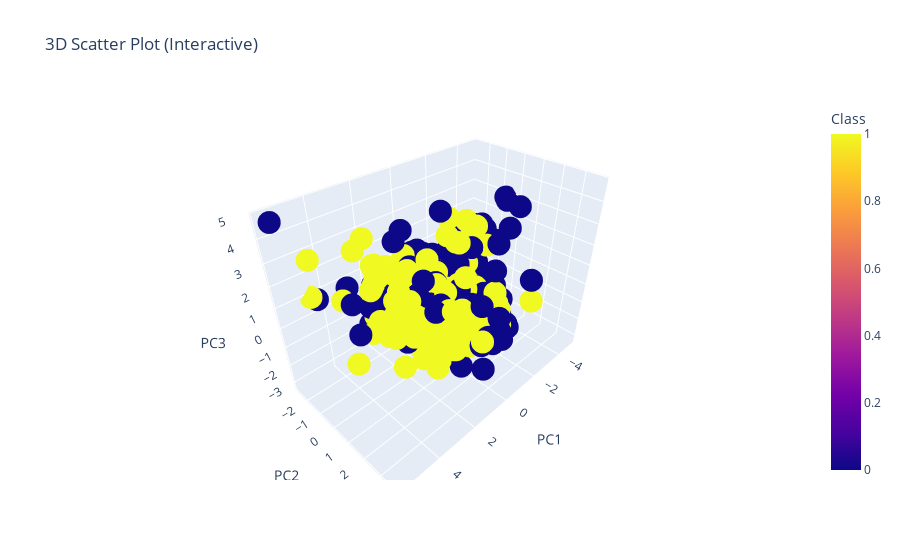

The code cell stored with this chart in its notebook:
### Code cell
#Interactive 3D Plot
import plotly.express as px

# Create 3D scatter plot with Plotly
fig = px.scatter_3d(
    pca_df,
    x='PC1',
    y='PC2',
    z='PC3',
    color='Outcome',             # Color by target class
    title="3D Scatter Plot (Interactive)",
    labels={"Outcome": "Class"}
)

# Show the plot
fig.show()

### Figure 1 — Plotly figure (JSON) as saved in the notebook; plotly's stock layout.template omitted (floating-point values rounded to 4 significant figures; data arrays with more than 128 entries replaced by an {"elided": "..."} marker saying what was removed)
{"data": [{"hovertemplate": "PC1=%{x}<br>PC2=%{y}<br>PC3=%{z}<br>Class=%{marker.color}<extra></extra>", "legendgroup": "", "marker": {"color": {"elided": "614 int values"}, "coloraxis": "coloraxis", "symbol": "circle"}, "mode": "markers", "name": "", "scene": "scene", "showlegend": false, "type": "scatter3d", "x": {"elided": "614 float values"}, "y": {"elided": "614 float values"}, "z": {"elided": "614 float values"}}], "layout": {"coloraxis": {"colorbar": {"title": {"text": "Class"}}, "colorscale": [[0, "#0d0887"], [0.1111, "#46039f"], [0.2222, "#7201a8"], [0.3333, "#9c179e"], [0.4444, "#bd3786"], [0.5556, "#d8576b"], [0.6667, "#ed7953"], [0.7778, "#fb9f3a"], [0.8889, "#fdca26"], [1, "#f0f921"]]}, "legend": {"tracegroupgap": 0}, "scene": {"domain": {"x": [0, 1], "y": [0, 1]}, "xaxis": {"title": {"text": "PC1"}}, "yaxis": {"title": {"text": "PC2"}}, "zaxis": {"title": {"text": "PC3"}}}, "title": {"text": "3D Scatter Plot (Interactive)"}}}
